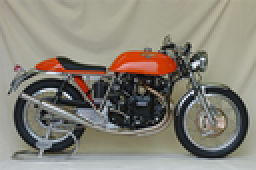
%> input picture Project 1 Image Filtering and Hybrid Image/data/motorcycle.bmp, 128 x 85 px, shrunk from 453 x 300 before the run (shown 2 times larger)
$ octave Test_MyImfilter_Fast_Motorcycle.m   (GNU Octave 9; MATLAB toolbox functions it lacks are replaced by stand-ins)
%> lines starting %> are read from the running program, lines starting %| are printed output that depends on the picture
### Project 1 Image Filtering and Hybrid Image/code/my_imfilter_fast.m
function output = my_imfilter_fast(image, filter)
% This function is intended to behave like the built in function imfilter()
% See 'help imfilter' or 'help conv2'. While terms like "filtering" and
% "convolution" might be used interchangeably, and they are indeed nearly
% the same thing, there is a difference:
% from 'help filter2'
%    2-D correlation is related to 2-D convolution by a 180 degree rotation
%    of the filter matrix.

% Your function should work for color images. Simply filter each color
% channel independently.

% Your function should work for filters of any width and height
% combination, as long as the width and height are odd (e.g. 1, 7, 9). This
% restriction makes it unambigious which pixel in the filter is the center
% pixel.

% Boundary handling can be tricky. The filter can't be centered on pixels
% at the image boundary without parts of the filter being out of bounds. If
% you look at 'help conv2' and 'help imfilter' you see that they have
% several options to deal with boundaries. You should simply recreate the
% default behavior of imfilter -- pad the input image with zeros, and
% return a filtered image which matches the input resolution. A better
% approach is to mirror the image content over the boundaries for padding.

% % Uncomment if you want to simply call imfilter so you can see the desired
% % behavior. When you write your actual solution, you can't use imfilter,
% % filter2, conv2, etc. Simply loop over all the pixels and do the actual
% % computation. It might be slow.
% output = imfilter(image, filter);


%%%%%%%%%%%%%%%%
% Your code here
%%%%%%%%%%%%%%%%

%Padding%
[m,n]=size(filter);
[x,y,z]=size(image);
image_padding=zeros(x+m-1,y+n-1,z);

%% Time for Padding 0.016 sec %%
% [9 lines of commented-out code are left out]
%%%%%%%%%%%%%%%%%%%%%%%%%%%%%%%%
%% Time for Padding 0.012 sec %%
%tic;
image_padding=padarray(image,[(m-1)/2,(n-1)/2]);
%toc

output=zeros(x,y,z);
%% Time for Convolution 6.88 sec %%
% [13 lines of commented-out code are left out]

%%%%%%%%%%%%%%%%%%%%%%%%%%%%%%%%%

%tic;
[U,S,V]=svd(filter);
R=rank(S);

if R==1
    h1=U(:,1)*sqrt(S(1,1));
    h2=sqrt(S(1,1))*V(:,1)';
    output=my_imfilter(my_imfilter(image,h1),h2);
    %fprintf('R==1');
else
    output=my_imfilter(image,filter);
end

%toc

### Project 1 Image Filtering and Hybrid Image/code/my_imfilter.m
function output = my_imfilter(image, filter)
% This function is intended to behave like the built in function imfilter()
% See 'help imfilter' or 'help conv2'. While terms like "filtering" and
% "convolution" might be used interchangeably, and they are indeed nearly
% the same thing, there is a difference:
% from 'help filter2'
%    2-D correlation is related to 2-D convolution by a 180 degree rotation
%    of the filter matrix.

% Your function should work for color images. Simply filter each color
% channel independently.

% Your function should work for filters of any width and height
% combination, as long as the width and height are odd (e.g. 1, 7, 9). This
% restriction makes it unambigious which pixel in the filter is the center
% pixel.

% Boundary handling can be tricky. The filter can't be centered on pixels
% at the image boundary without parts of the filter being out of bounds. If
% you look at 'help conv2' and 'help imfilter' you see that they have
% several options to deal with boundaries. You should simply recreate the
% default behavior of imfilter -- pad the input image with zeros, and
% return a filtered image which matches the input resolution. A better
% approach is to mirror the image content over the boundaries for padding.

% % Uncomment if you want to simply call imfilter so you can see the desired
% % behavior. When you write your actual solution, you can't use imfilter,
% % filter2, conv2, etc. Simply loop over all the pixels and do the actual
% % computation. It might be slow.
% output = imfilter(image, filter);


%%%%%%%%%%%%%%%%
% Your code here
%%%%%%%%%%%%%%%%

%Padding%
[m,n]=size(filter);
[x,y,z]=size(image);
image_padding=zeros(x+m-1,y+n-1,z);

%% Time for Padding 0.016 sec %%
% [9 lines of commented-out code are left out]
%%%%%%%%%%%%%%%%%%%%%%%%%%%%%%%%
%% Time for Padding 0.012 sec %%
%tic;
image_padding=padarray(image,[(m-1)/2,(n-1)/2]);
%toc

output=zeros(x,y,z);
%% Time for Convolution 6.88 sec %%
%tic;
for a=1:x
    for b=1:y
        for c=1:z
            for d=1:m
                for e=1:n
                    output(a,b,c)=output(a,b,c)+image_padding(a+d-1,b+e-1,c)*filter(d,e);
                end
            end
        end
    end
end
%toc
%%%%%%%%%%%%%%%%%%%%%%%%%%%%%%%%%

### Project 1 Image Filtering and Hybrid Image/code/Test_MyImfilter_Fast_Motorcycle.m
% this script has test cases to help you test my_imfilter() which you will
% write. You should verify that you get reasonable output here before using
% your filtering to construct a hybrid image in proj1.m. The outputs are
% all saved and you can include them in your writeup. You can add calls to
% imfilter() if you want to check that my_imfilter() is doing something
% similar.
clear all
close all
tic;
%% Setup
test_image = im2single(imread('../data/motorcycle.bmp'));
test_image = imresize(test_image, 0.7, 'bilinear'); %resizing to speed up testing
%> test_image: size 60x90x3 single
figure(1)
imshow(test_image)

%% Identify filter
%This filter should do nothing regardless of the padding method you use.
identity_filter = [0 0 0; 0 1 0; 0 0 0];

identity_image  = my_imfilter_fast(test_image, identity_filter);

figure(2); imshow(identity_image);
imwrite(identity_image, './Motorcycle/identity_image.jpg', 'quality', 95);

%% Small blur with a box filter
%This filter should remove some high frequencies
blur_filter = [1 1 1; 1 1 1; 1 1 1];

blur_filter = blur_filter / sum(sum(blur_filter)); %making the filter sum to 1

blur_image = my_imfilter_fast(test_image,blur_filter);

figure(3); imshow(blur_image);
imwrite(blur_image, './Motorcycle/blur_image.jpg', 'quality', 95);

%% Large blur
%This blur would be slow to do directly, so we instead use the fact that
%Gaussian blurs are separable and blur sequentially in each direction.
large_1d_blur_filter = fspecial('Gaussian', [25 1], 10);

large_blur_image = my_imfilter_fast(test_image, large_1d_blur_filter);
%> in my_imfilter_fast (call 3), `image_padding=padarray(image,[(m-1)/2,(n-1)/2]);`:
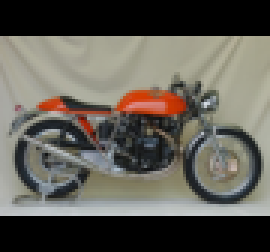
%> image_padding: size 84x90x3 single (shown 3 times larger); mean R, G, B 0.379, 0.367, 0.336
large_blur_image = my_imfilter_fast(large_blur_image, large_1d_blur_filter'); %notice the ' operator which transposes the filter
%> in my_imfilter (call 8), `image_padding=padarray(image,[(m-1)/2,(n-1)/2]);`:
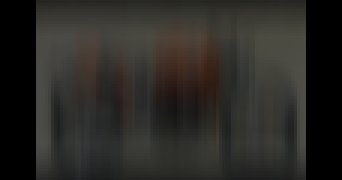
%> image_padding: size 60x114x3 double (shown 3 times larger); mean R, G, B 0.169, 0.162, 0.148
%> after the loop in my_imfilter (call 8), `for a=1:x`:
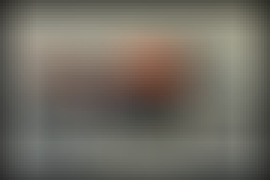
%> output: size 60x90x3 double (shown 3 times larger); mean R, G, B 0.439, 0.422, 0.384

figure(4); imshow(large_blur_image);
imwrite(large_blur_image, './Motorcycle/large_blur_image.jpg', 'quality', 95);

% %If you want to see how slow this would be to do naively, try out this
% %equivalent operation:
% tic %tic and toc run a timer and then print the elapsted time
% large_blur_filter = fspecial('Gaussian', [25 25], 10);
% large_blur_image = my_imfilter(test_image, large_blur_filter);
% toc

%% Oriented filter (Sobel Operator)
sobel_filter = [-1 0 1; -2 0 2; -1 0 1]; %should respond to horizontal gradients

sobel_image = my_imfilter_fast(test_image, sobel_filter);
%> after the loop in my_imfilter (call 10), `for a=1:x`:
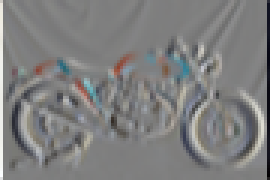
%> output: size 60x90x3 double (shown 3 times larger); mean R, G, B 0.000286, 0.000491, -0.000978; drawn with min black and max white

%0.5 added because the output image is centered around zero otherwise and mostly black
figure(5); imshow(sobel_image + 0.5);
imwrite(sobel_image + 0.5, './Motorcycle/sobel_image.jpg', 'quality', 95);


%% High pass filter (Discrete Laplacian)
laplacian_filter = [0 1 0; 1 -4 1; 0 1 0];

laplacian_image = my_imfilter_fast(test_image, laplacian_filter);
%> after the loop in my_imfilter (call 11), `for a=1:x`:
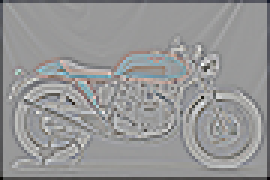
%> output: size 60x90x3 double (shown 3 times larger); mean R, G, B -0.0385, -0.0386, -0.0365; drawn with min black and max white

%0.5 added because the output image is centered around zero otherwise and mostly black
figure(6); imshow(laplacian_image + 0.5);
imwrite(laplacian_image + 0.5, './Motorcycle/laplacian_image.jpg', 'quality', 95);

%% High pass "filter" alternative
high_pass_image = test_image - blur_image; %simply subtract the low frequency content
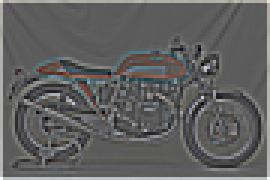
%> high_pass_image: size 60x90x3 single (shown 3 times larger); mean R, G, B 0.0128, 0.0128, 0.0121; drawn with min black and max white

figure(7); imshow(high_pass_image + 0.5);
%> after `imshow(high_pass_image + 0.5)`:
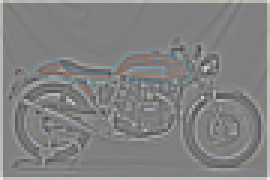
%> displayed picture: size 60x90x3, on the screen's scale of 0 to 255 (shown 3 times larger); mean R, G, B 130.8, 130.8, 130.6
imwrite(high_pass_image + 0.5, './Motorcycle/high_pass_image.jpg', 'quality', 95);
toc
%by James Hays
